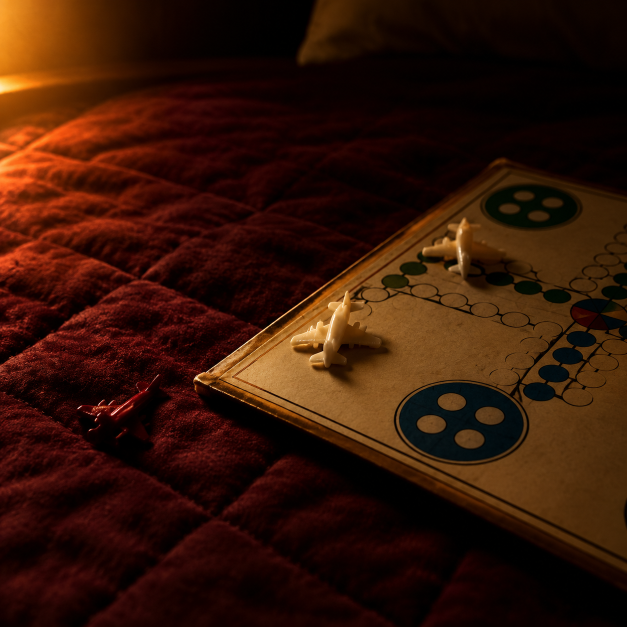
#> input picture output/imagegen/board.png, 1254 x 1254 px, given in place of hero-settings-raw.png, which was not available (shown at 1/2 size)
$ python grade.py
#> lines starting #> are read from the running program, lines starting #| are printed output that depends on the picture; pictures that were not available may be replaced by others from this repository, and a replacement may not be noted
"""Post-process the six generated stills into one graded set.

同一晚、同一盏灯：把六张生成图统一调到同一色温、把暗部压向 --room 的近黑酒红、
铺同一份 35mm 颗粒，再按展示尺寸导出为正式资产。

Usage: uv run --with pillow --with numpy grade.py
"""
import numpy as np
from PIL import Image

SRC = "output/imagegen"
DST = "assets/img"

ROOM = np.array([0.078, 0.035, 0.051], dtype=np.float32)  # #14090D
LUMA = np.array([0.299, 0.587, 0.114], dtype=np.float32)


def grade(src, dst, size, sat, warmth, grain, jpg_quality=None, expo=1.0):
#> called with src = 'hero-settings-raw.png', dst = 'hotel.jpg', size = (1024, 1536), sat = 0.92, warmth = 1.05, grain = 8, jpg_quality = 84, expo = 1
    im = Image.open(f"{SRC}/{src}").convert("RGB")
#> im is the input picture: PIL image 1254x1254 RGB; mean R, G, B 52.1, 20.6, 6.8
    if size:
        im = im.resize(size, Image.LANCZOS)
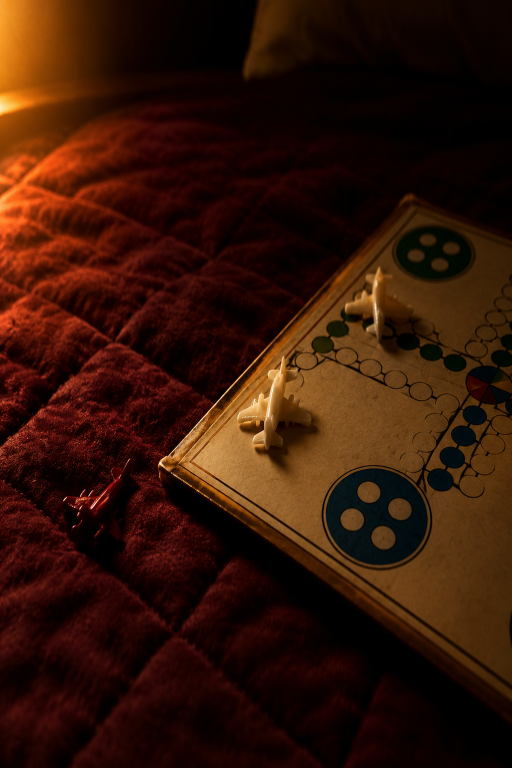
#> im: PIL image 1024x1536 RGB (shown at 1/2 size); mean R, G, B 52.1, 20.6, 6.8
    x = np.asarray(im).astype(np.float32) / 255.0

    x = np.clip(x * expo, 0, 1)  # 曝光配平：三张缩略图不排成左暗右亮的坡

    gray = x @ LUMA
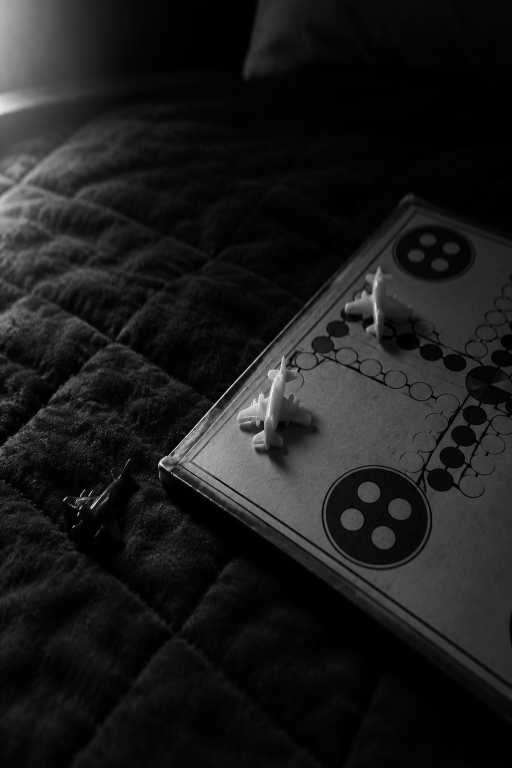
#> gray: shape (1536, 1024) float32 (shown at 1/2 size); min 0, max 1, mean 0.111
    x = gray[..., None] + (x - gray[..., None]) * sat

    x[..., 0] = np.clip(x[..., 0] * warmth, 0, 1)
    x[..., 2] = np.clip(x[..., 2] * (2 - warmth), 0, 1)

    # 暗部融进房间的底色：黑不再是照片自己的黑，而是这间房的黑
    lum = x @ LUMA
    shadow = np.clip(1.0 - lum[..., None] / 0.35, 0, 1) ** 1.6
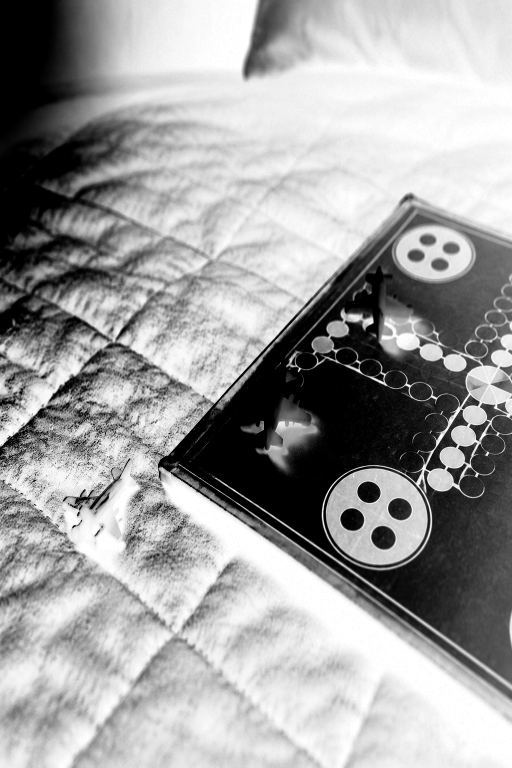
#> shadow: shape (1536, 1024, 1) float32 (shown at 1/2 size); min 0, max 1, mean 0.627
    x = x * (1 - shadow * 0.5) + ROOM * shadow * 0.5

    # 轻微 S 曲线收 contrast，不推亮部
    x = np.clip(x, 0, 1)
    x = x * x * (3 - 2 * x) * 0.22 + x * 0.78

    rng = np.random.default_rng(42)
    g = rng.normal(0, grain / 255.0, x.shape[:2])[..., None]
    x = np.clip(x + g, 0, 1)

    out = Image.fromarray((x * 255).astype(np.uint8))
    if dst.endswith(".jpg"):
        out.save(f"{DST}/{dst}", quality=jpg_quality, optimize=True, progressive=True)
    else:
        out.save(f"{DST}/{dst}", optimize=True)
    print(f"{src} -> {dst}")


# hero：设置屏（床头柜上的两杯酒）与首页（床上的手机）两张不同场景
grade("hero-settings-raw.png", "hotel.jpg", (1024, 1536), sat=0.92, warmth=1.05, grain=8.0, jpg_quality=84)
grade("hero-home-raw.png", "hotel-home.jpg", (1024, 1536), sat=0.92, warmth=1.05, grain=8.0, jpg_quality=84)
#> call 2 of grade, with src = 'hero-home-raw.png', dst = 'hotel-home.jpg', size = (1024, 1536), sat = 0.92, warmth = 1.05, grain = 8, jpg_quality = 84, expo = 1
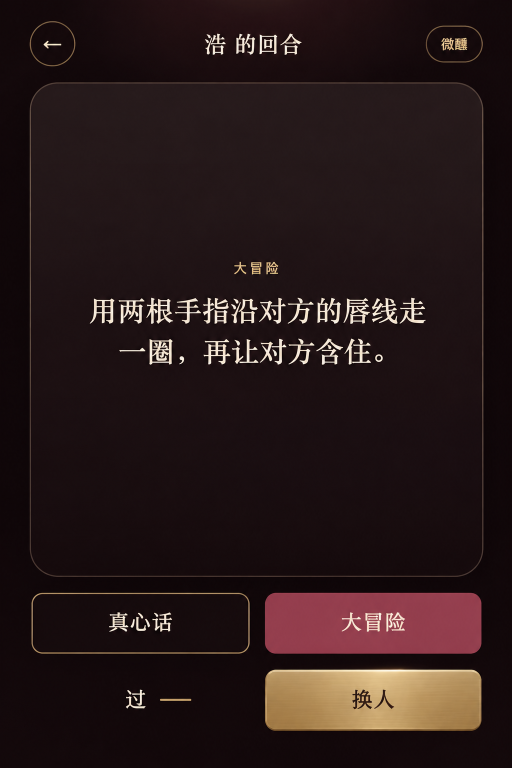
#> input picture output/imagegen/btn-a-menu.png, 1024 x 1536 px, given in place of hero-home-raw.png, which was not available (shown at 1/2 size)
#> in grade, im is the input picture: PIL image 1024x1536 RGB; mean R, G, B 39.1, 24.3, 24.4
#> in grade (call 2), `shadow = np.clip(1.0 - lum[..., None] / 0.35, 0, 1) ** 1.6`:
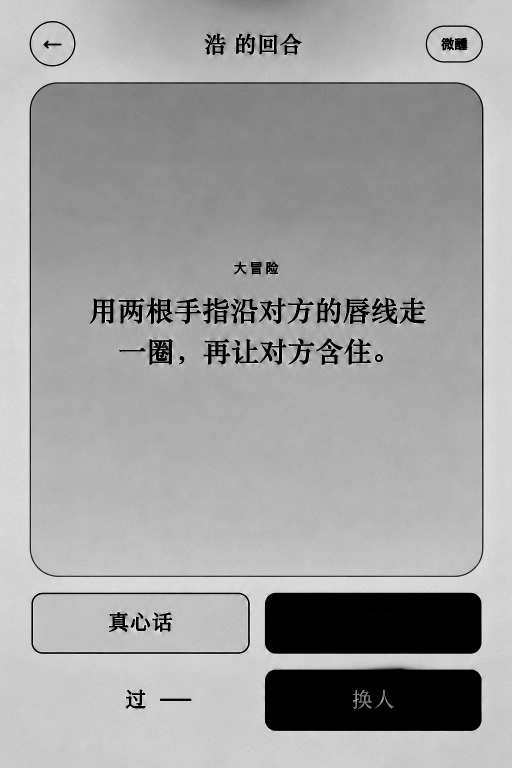
#> shadow: shape (1536, 1024, 1) float32 (shown at 1/2 size); min 0, max 1, mean 0.634

# 缩略图：同一套参数，棋盘多压一档饱和把蓝黄收进色板
grade("thumb-tod-raw.png", "game-tod.jpg", (768, 768), sat=0.90, warmth=1.05, grain=8.0, jpg_quality=84)
#> call 3 of grade, with src = 'thumb-tod-raw.png', dst = 'game-tod.jpg', size = (768, 768), sat = 0.9, warmth = 1.05, grain = 8, jpg_quality = 84, expo = 1
#> in grade (call 3), `gray = x @ LUMA`:
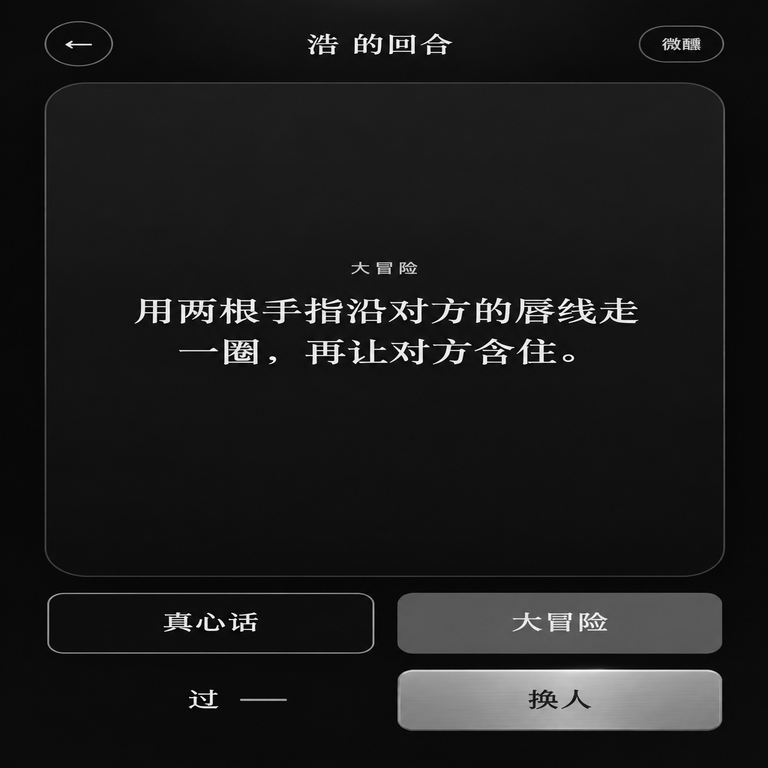
#> gray: shape (768, 768) float32; min 0, max 1, mean 0.113
#> in grade (call 3), `shadow = np.clip(1.0 - lum[..., None] / 0.35, 0, 1) ** 1.6`:
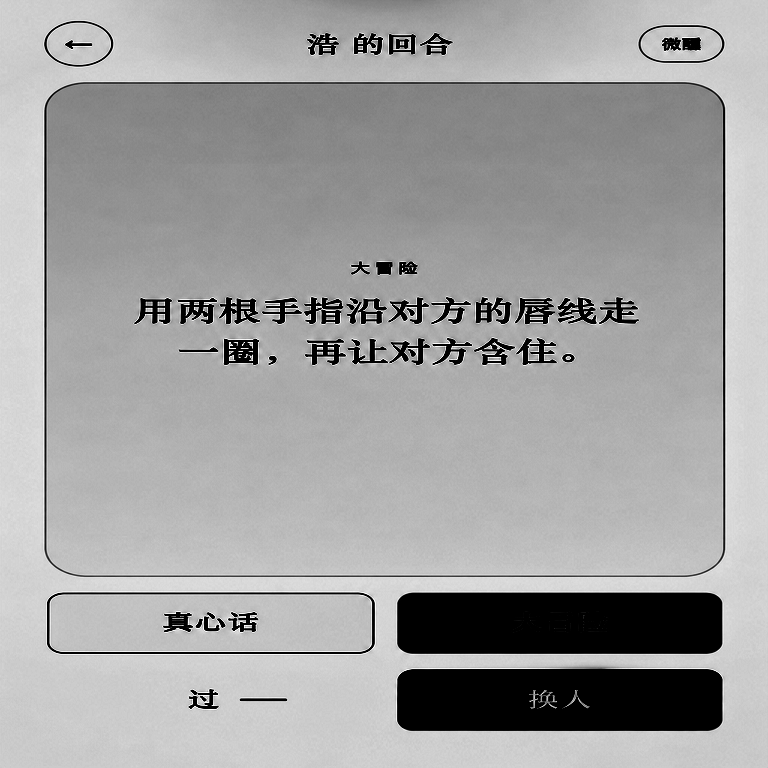
#> shadow: shape (768, 768, 1) float32; min 0, max 1, mean 0.632
grade("thumb-dice-raw.png", "game-dice.jpg", (768, 768), sat=0.90, warmth=1.05, grain=8.0, jpg_quality=84, expo=1.06)
#> (the run stopped early here; a loop or call above may not have finished)
